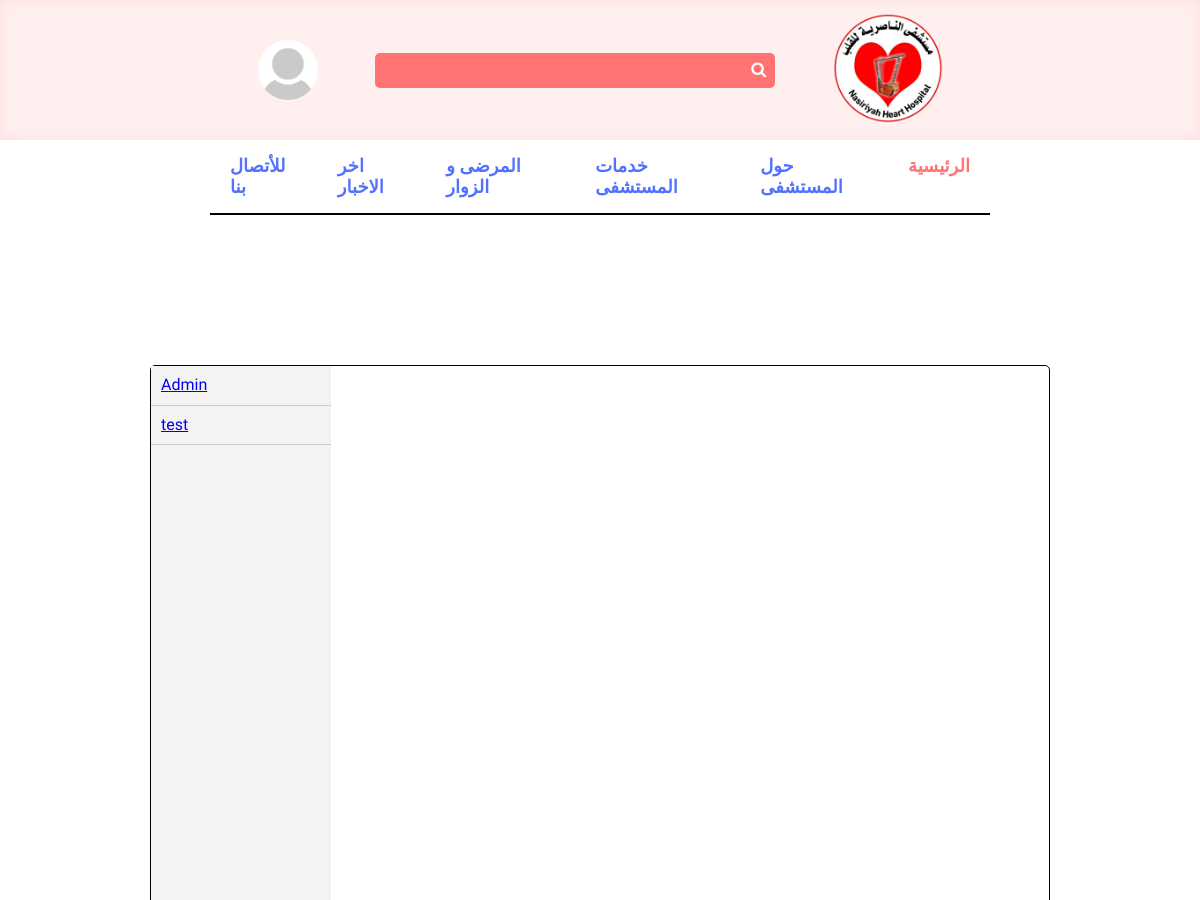
Before: /contact/chat/admin/ (signed in, upper part) with the older database file.
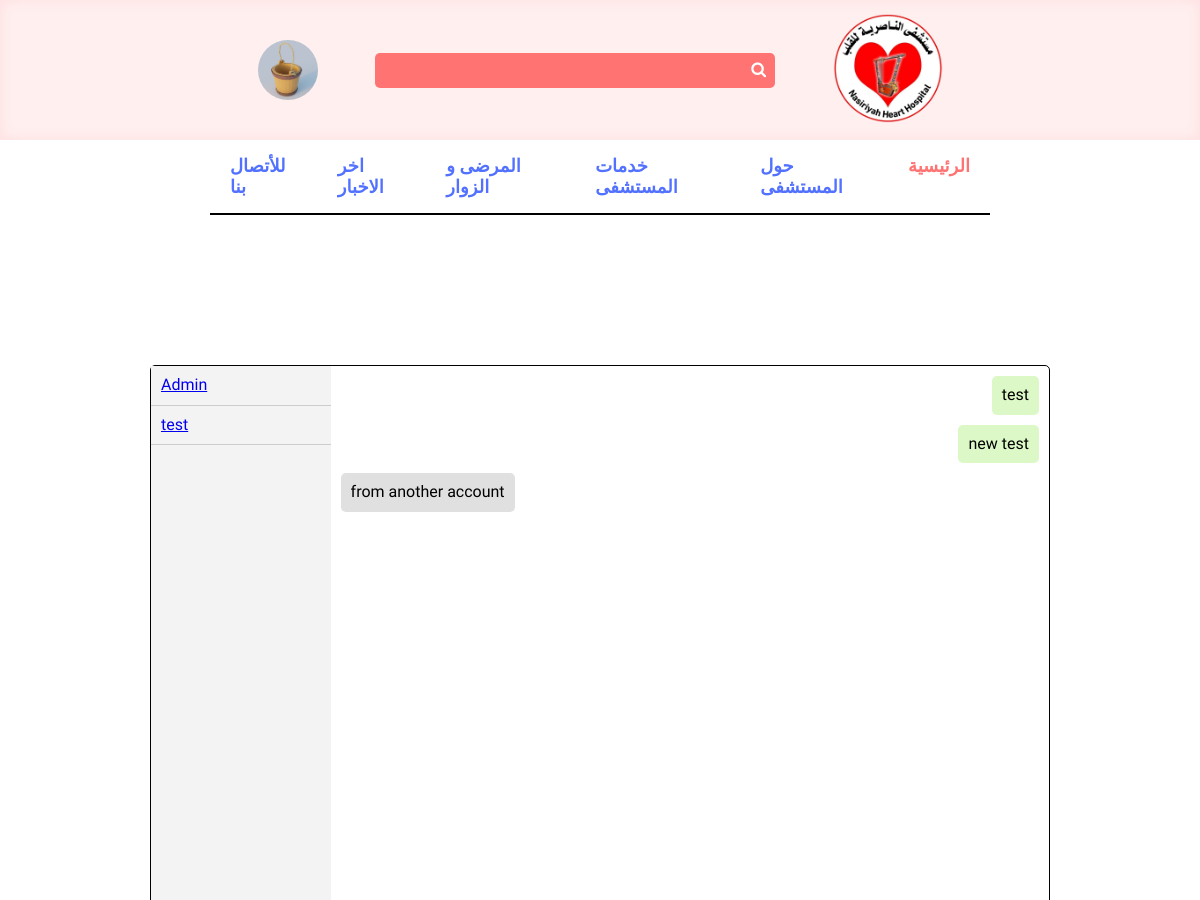
After: the same page with the newer database file.
### chat/models.py (models this page shows, shortened)
class Room(models.Model):
    name=models.CharField(max_length=255)
    slug=models.SlugField(unique=True)

class Message(models.Model):
    content=models.TextField()
    user=models.ForeignKey( settings.AUTH_USER_MODEL,on_delete=models.CASCADE,related_name="messages")
    room=models.ForeignKey(Room,on_delete=models.CASCADE,related_name="messages")
    date_added=models.DateTimeField(auto_now_add=True)
    class Meta:
        ordering=('date_added',)

### mainapp/models.py (models this page shows, shortened)
class Profile(models.Model):
    user=models.OneToOneField( settings.AUTH_USER_MODEL,on_delete=models.CASCADE)
    image=models.ImageField(default="/default.jpg",upload_to="profile/%Y/%m/%d")
    phone_number = models.CharField(max_length=60,
                             null=True, blank=True)
    birthdate=models.DateField(blank=True,null=True)

### chat/views.py (the view)
# urls.py: path("chat/<slug:room>/",views.home,name='base_chat'),
@login_required
def home(request,room=None):
    rooms=Room.objects.all()
    messages=None
    try:
        active_room=Room.objects.get(slug=room)
        messages=Message.objects.filter(room=active_room)
    except Room.DoesNotExist:
        active_room=None
        messages=None
    return render(request,"chat/base.html",context={"rooms":rooms,"active_room":active_room,'messages':messages})

### chat/templates/chat/base.html (shortened to what this page needs)
{% extends 'base.html' %}
{% load static %}
{% block css_link %}
<link rel="stylesheet"  href="{% static 'css/room.css' %}">
{% endblock %}
{% block content %}
<div class="chat-container">
    <div class="channels">
      {% for room in rooms %}
      <div class="channel-item"><a href="{% url 'base_chat' room.slug %}">{{room.name}}</a></div>
      {% endfor %}
    </div>
    <div class="active-channel">
      <div class="messages" id="message_list">
        {% if messages %}
        {% for message in messages %}
        {% if message.user.username == request.user.username %}
        <div class="message my-message">{{message.content}}</div>
        {% else %}
        <div class="message other-message">{{message.content }}</div>
        {% endif %}
        {% endfor %}
        {% endif %}
      </div>
    </div>
  </div>
{% endblock %}

### templates/base.html (shortened to what this page needs)
{% load static %}
<!DOCTYPE html>
<html lang="en">
<head>
    <link
    rel="stylesheet"
    href="https://cdn.jsdelivr.net/npm/swiper@11/swiper-bundle.min.css"
  />
    <link rel="stylesheet" href="https://cdnjs.cloudflare.com/ajax/libs/font-awesome/4.7.0/css/font-awesome.min.css">
    <link rel="stylesheet"   href="{% static 'css/normal.css' %}">
    <link rel="stylesheet"  href="{% static 'css/style.css' %}">
    <link rel="stylesheet"  href="{% static 'css/subjects.css' %}">
    <link rel="stylesheet"  href="{% static 'css/report.css' %}">
    <link rel="stylesheet"  href="{% static 'css/search.css' %}">
    {% block css_link %}
    {% endblock %}
</head>
<body>
    <header class="navbar_header">
          <div class="arabic_english_container">
            {% if request.user.is_authenticated %}
                <div class="action">
                    <div class="profile" onclick="menuToggle();">
                      {% if user.profile.image %}
                      <img src="{{user.profile.image.url}}" onerror="this.onerror=null;this.src='/default.png/'" />
                      {% else %}
                      <img src="/default.jpg/" />
                      {% endif %}
                    </div>
                  </div>
            {% else %}
            <button class="arabic"><a href="{% url 'login' %}">دخول</a></button>
            <button class="english"><a href="{% url 'signup' %}">تسجيل</a></button>
            {% endif %}
        </div>
        <form class="search_form" method="GET"  action="/search_result/">
            <input  class="search_input" type="text" name="search"  >
            <button class="search_submit" type="submit"><i class="fa fa-search" aria-hidden="true"></i> </button>
        </form>
        <div class="logo_container">
            <img  class="logo_img" src="{% static 'source/images/MainLogo.png' %}" alt="logo">
        </div>
    </header>
<div class="second_navbar_container">
    <header class="second_navbar">
            <a class="subject" href="/" id="main">الرئيسية</a>
            <a class="subject" href="/about_hospital/">حول المستشفى</a>
            <a class="subject" href="/hospital_services/">خدمات المستشفى</a>
            <a class="subject" href="/patients_and_visitors/">المرضى و الزوار</a>
            <a class="subject" href="/reports/1/">اخر الاخبار</a>
            <a class="subject" href="/contact_info/">للأتصال بنا</a>
        </header>
    </div>
    {% block content %}
    {% endblock %}
</body>
</html>

Changed rows visible on the page:
added Message: content "test"
added Message: content "new test"
added Message: content "from another account"
